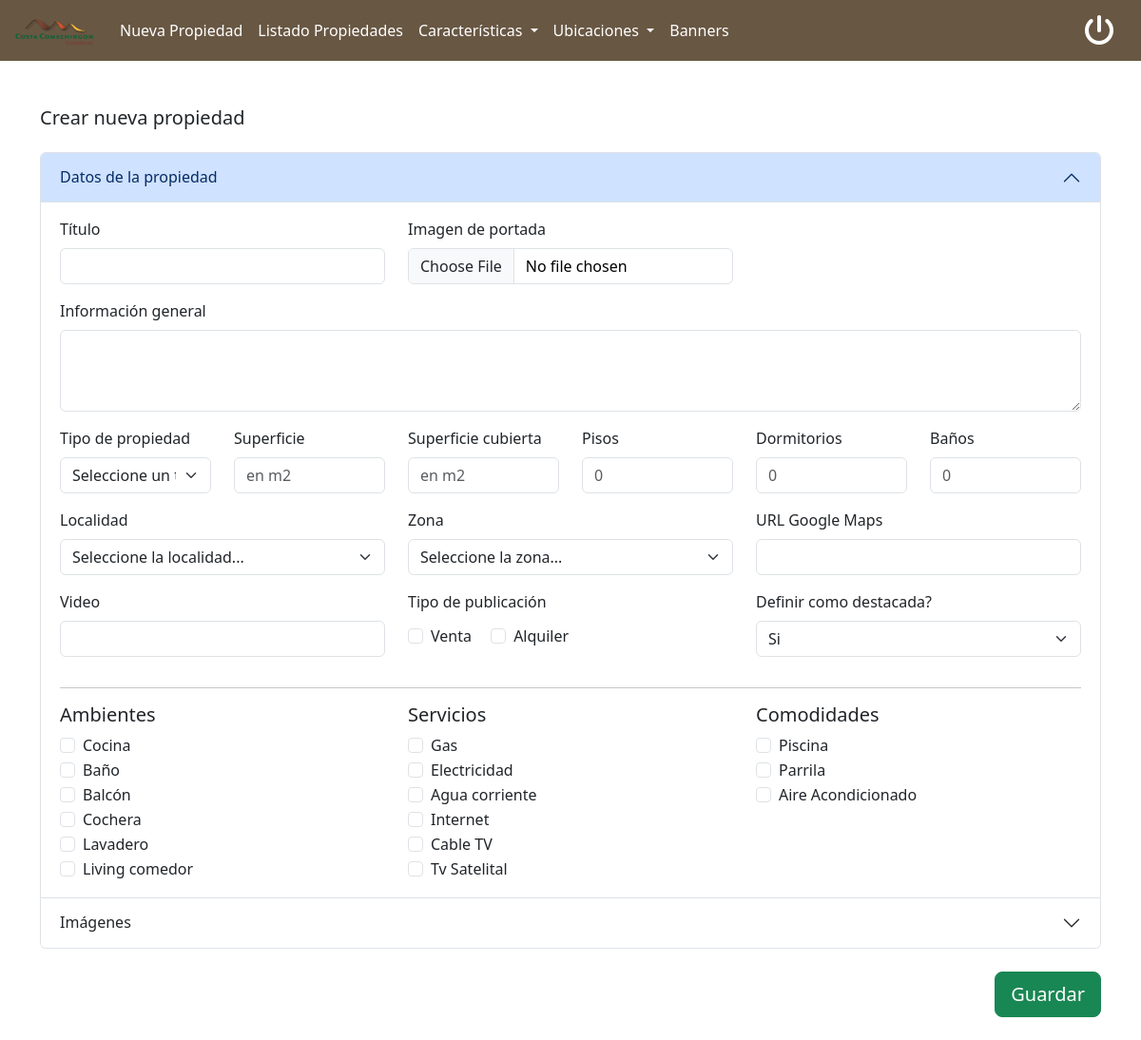
/admin/alta-propiedad.php (signed in), run on an earlier commit of the app's database.
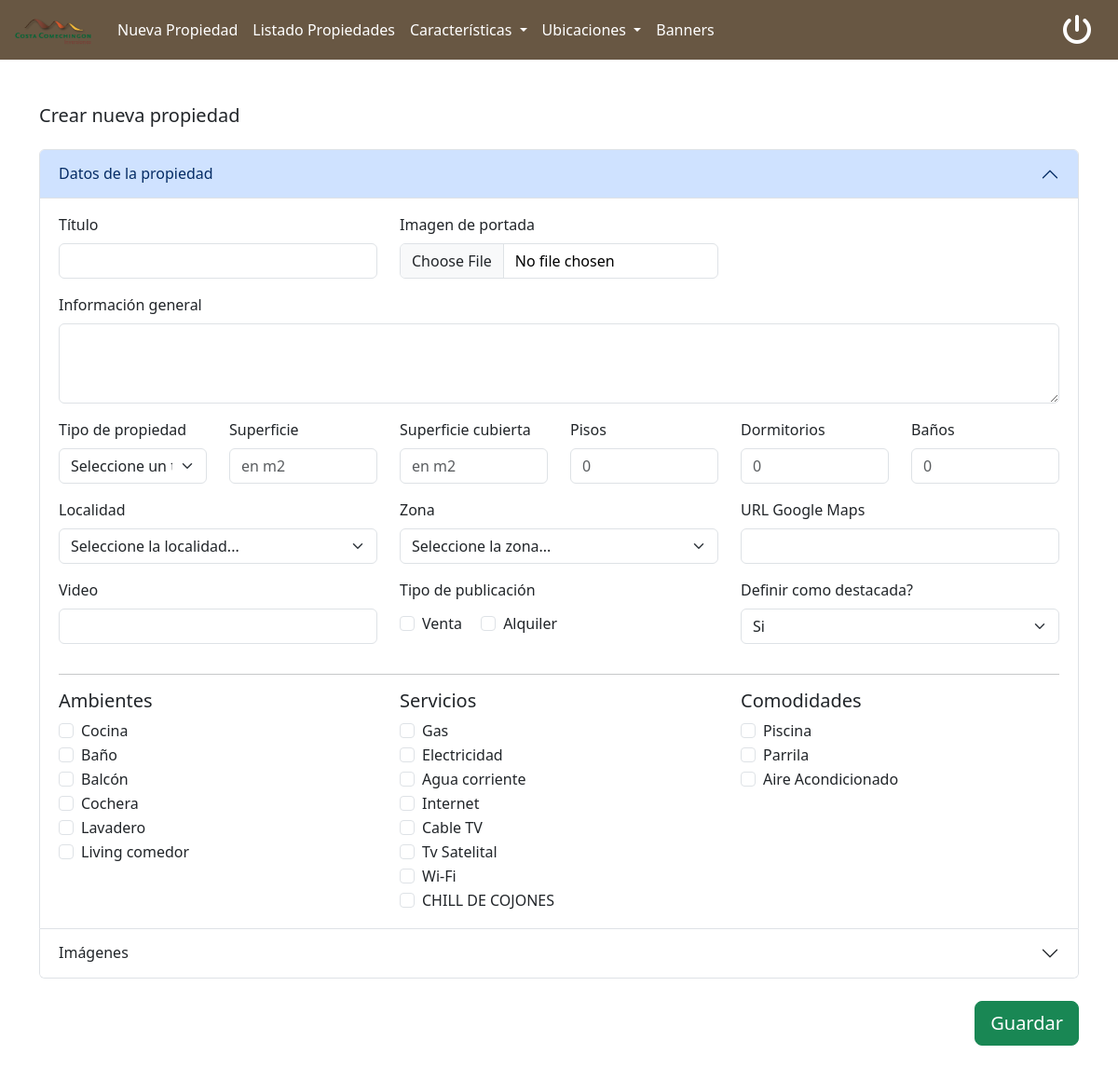
And on a later commit of the database.
### tables this page shows
CREATE TABLE `ambientes` (
  `id` int(11) NOT NULL,
  `descripcion` varchar(255) DEFAULT NULL,
  `deleted_at` timestamp NULL DEFAULT NULL
);

CREATE TABLE `servicios` (
  `id` int(11) NOT NULL,
  `descripcion` varchar(255) DEFAULT NULL,
  `fa_icon` varchar(150) DEFAULT NULL,
  `deleted_at` timestamp NULL DEFAULT NULL
);

CREATE TABLE `comodidades` (
  `id` int(11) NOT NULL,
  `descripcion` varchar(255) DEFAULT NULL,
  `fa_icon` varchar(150) DEFAULT NULL,
  `deleted_at` timestamp NULL DEFAULT NULL
);

### src/models/ambientes.php (called while the page is built, shortened)
<?php
class Ambientes
{
  private $conexion;
  public function __construct($conexion)
  {
    $this->conexion = $conexion;
  }
  public function getAmbientes($all = false)
  {
    $query = "SELECT * FROM ambientes";
    if (!$all) {
      $query .= ' WHERE deleted_at is null';
    }
    $resultado = $this->conexion->prepare($query);
    $resultado->execute();
    return $resultado->fetchAll(PDO::FETCH_ASSOC);
  }
}

### src/models/servicios.php (called while the page is built, shortened)
<?php
class Servicios
{
  private $conexion;
  public function __construct($conexion)
  {
    $this->conexion = $conexion;
  }
  public function getServicios($all = false)
  {
    $query = "SELECT * FROM servicios";
    if (!$all) {
      $query .= ' WHERE deleted_at is null';
    }
    $resultado = $this->conexion->prepare($query);
    $resultado->execute();
    return $resultado->fetchAll(PDO::FETCH_ASSOC);
  }
}

### src/models/comodidades.php (called while the page is built, shortened)
<?php
class Comodidades
{
  private $conexion;
  public function __construct($conexion)
  {
    $this->conexion = $conexion;
  }
  public function getComodidades($all = false)
  {
    $query = "SELECT * FROM comodidades";
    if (!$all) {
      $query .= ' WHERE deleted_at is null';
    }
    $resultado = $this->conexion->prepare($query);
    $resultado->execute();
    return $resultado->fetchAll(PDO::FETCH_ASSOC);
  }
}

### admin/alta-propiedad.php (the view, shortened to what the changed rows need)
<?php
include_once '../src/models/zonas.php';
include_once '../src/models/ambientes.php';
include_once '../src/models/servicios.php';
include_once '../src/models/comodidades.php';
$conexion = Conexion::conectar();
$ambientesModel = new Ambientes($conexion);
$serviciosModel = new Servicios($conexion);
$comodidadesModel = new Comodidades($conexion);
$ambientesPropiedad = [];
$serviciosPropiedad = [];
$comodidadesPropiedad = [];
$ambientes = $ambientesModel->getAmbientes(false);
$servicios = $serviciosModel->getServicios(false);
$comodidades = $comodidadesModel->getComodidades(false);
?>
<!DOCTYPE html>
<html lang="en">
<head>
  <link href="https://cdn.jsdelivr.net/npm/bootstrap@5.3.3/dist/css/bootstrap.min.css" rel="stylesheet">
  <link rel="stylesheet" href="https://cdnjs.cloudflare.com/ajax/libs/font-awesome/6.5.1/css/all.min.css" />
  <link href="https://cdnjs.cloudflare.com/ajax/libs/font-awesome/6.1.1/css/all.min.css" rel="stylesheet">
</head>
<body class="bg-grays-color">
  <div class="container vh-100 mt-5">
    <div class="accordion" id="accordionExample">
      <div class="accordion-item">
        <h2 class="accordion-header">
          <button class="accordion-button" type="button" data-bs-toggle="collapse" data-bs-target="#datosProductoAccordion" aria-expanded="true" aria-controls="collapseOne">
            Datos de la propiedad
          </button>
        </h2>
        <div id="datosProductoAccordion" class="accordion-collapse collapse show" data-bs-parent="#accordionExample">
          <div class="accordion-body">
            <div class="row">
              <div class="col-4">
                <?php
                foreach ($ambientes as $ambiente) : ?>
                  <div class="form-check">
                    <input class="form-check-input" type="checkbox" name="ambientes" value="<?php echo $ambiente['id']; ?>" id="<?php echo 'ambiente' . $ambiente['id']; ?>" <?= in_array($ambiente['id'], $ambientesPropiedad) ? 'checked' : '' ?>>
                    <label class="form-check-label" for="<?php echo 'ambiente' . $ambiente['id'] ?>">
                      <?php echo $ambiente['descripcion']; ?>
                    </label>
                  </div>
                <?php endforeach; ?>
              </div>
              <div class="col-4">
                <?php
                foreach ($servicios as $servicio) : ?>
                  <div class="form-check">
                    <input class="form-check-input" type="checkbox" name="servicios" value="<?php echo $servicio['id']; ?>" id="<?php echo 'servicio' . $servicio['id']; ?>" <?= in_array($servicio['id'], $serviciosPropiedad) ? 'checked' : '' ?>>
                    <label class="form-check-label" for="<?php echo 'servicio' . $servicio['id'] ?>">
                      <?php echo $servicio['descripcion']; ?>
                    </label>
                  </div>
                <?php endforeach; ?>
              </div>
              <div class="col-4">
                <?php
                foreach ($comodidades as $comodidad) : ?>
                  <div class="form-check">
                    <input class="form-check-input" type="checkbox" name="comodidades" value="<?php echo $comodidad['id']; ?>" id="<?php echo 'comodidad' . $comodidad['id']; ?>" <?= in_array($comodidad['id'], $comodidadesPropiedad) ? 'checked' : '' ?>>
                    <label class="form-check-label" for="<?php echo 'comodidad' . $comodidad['id']; ?>">
                      <?php echo $comodidad['descripcion']; ?>
                    </label>
                  </div>
                <?php endforeach; ?>
              </div>
            </div>
          </div>
        </div>
      </div>
      <div class="accordion-item">
        <h2 class="accordion-header">
          <button class="accordion-button collapsed" type="button" data-bs-toggle="collapse" data-bs-target="#imagenesAccordion" aria-expanded="false" aria-controls="collapseTwo">
            Imágenes
          </button>
        </h2>
      </div>
    </div>
  </div>
</body>

What changed in the data, as far as the page shows it:
added servicios: descripcion "Wi-Fi"
added servicios: descripcion "CHILL DE COJONES"
